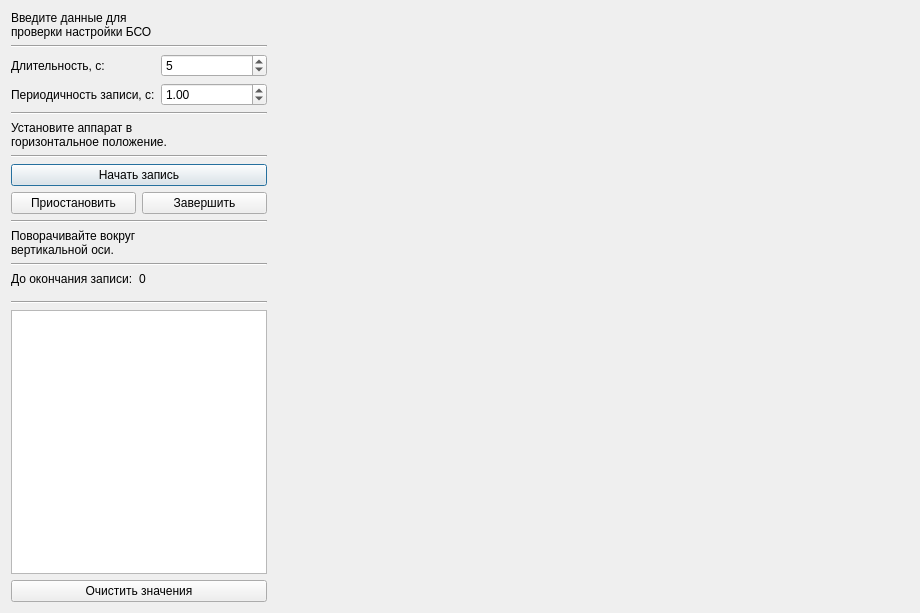
<?xml version="1.0" encoding="UTF-8"?>
<ui version="4.0">
 <class>SetupIMU_check</class>
 <widget class="QDialog" name="SetupIMU_check">
  <property name="geometry">
   <rect>
    <x>0</x>
    <y>0</y>
    <width>920</width>
    <height>613</height>
   </rect>
  </property>
  <property name="windowTitle">
   <string>Проверка настройки БСО</string>
  </property>
  <layout class="QVBoxLayout" name="verticalLayout">
   <item>
    <layout class="QHBoxLayout" name="horizontalLayout" stretch="0,3">
     <item>
      <layout class="QVBoxLayout" name="verticalLayout_2" stretch="0,0,0,0,0,0,0,0,0,0,0,0,0,1,0">
       <item>
        <widget class="QLabel" name="label_3">
         <property name="text">
          <string>Введите данные для
проверки настройки БСО</string>
         </property>
        </widget>
       </item>
       <item>
        <widget class="Line" name="line_2">
         <property name="orientation">
          <enum>Qt::Horizontal</enum>
         </property>
        </widget>
       </item>
       <item>
        <layout class="QFormLayout" name="formLayout_2">
         <item row="0" column="0">
          <widget class="QLabel" name="label">
           <property name="text">
            <string>Длительность, с:</string>
           </property>
          </widget>
         </item>
         <item row="0" column="1">
          <widget class="QSpinBox" name="spinBox_time">
           <property name="value">
            <number>5</number>
           </property>
          </widget>
         </item>
         <item row="1" column="0">
          <widget class="QLabel" name="label_2">
           <property name="text">
            <string>Периодичность записи, с:</string>
           </property>
          </widget>
         </item>
         <item row="1" column="1">
          <widget class="QDoubleSpinBox" name="doubleSpinBox_periodicity">
           <property name="value">
            <double>1.000000000000000</double>
           </property>
          </widget>
         </item>
        </layout>
       </item>
       <item>
        <widget class="Line" name="line">
         <property name="orientation">
          <enum>Qt::Horizontal</enum>
         </property>
        </widget>
       </item>
       <item>
        <widget class="QLabel" name="label_4">
         <property name="text">
          <string>Установите аппарат в 
горизонтальное положение.</string>
         </property>
        </widget>
       </item>
       <item>
        <widget class="Line" name="line_3">
         <property name="orientation">
          <enum>Qt::Horizontal</enum>
         </property>
        </widget>
       </item>
       <item>
        <widget class="QPushButton" name="pushButton_setupIMU_check_start">
         <property name="text">
          <string>Начать запись</string>
         </property>
        </widget>
       </item>
       <item>
        <layout class="QHBoxLayout" name="horizontalLayout_2" stretch="1,1">
         <item>
          <widget class="QPushButton" name="pushButton_setupIMU_check_pause">
           <property name="text">
            <string>Приостановить</string>
           </property>
          </widget>
         </item>
         <item>
          <widget class="QPushButton" name="pushButton_setupIMU_check_stop">
           <property name="text">
            <string>Завершить</string>
           </property>
          </widget>
         </item>
        </layout>
       </item>
       <item>
        <widget class="Line" name="line_5">
         <property name="orientation">
          <enum>Qt::Horizontal</enum>
         </property>
        </widget>
       </item>
       <item>
        <widget class="QLabel" name="label_5">
         <property name="text">
          <string>Поворачивайте вокруг 
вертикальной оси.</string>
         </property>
        </widget>
       </item>
       <item>
        <widget class="Line" name="line_6">
         <property name="orientation">
          <enum>Qt::Horizontal</enum>
         </property>
        </widget>
       </item>
       <item>
        <layout class="QFormLayout" name="formLayout">
         <item row="0" column="0">
          <widget class="QLabel" name="label_6">
           <property name="text">
            <string>До окончания записи:</string>
           </property>
          </widget>
         </item>
         <item row="0" column="1">
          <widget class="QLabel" name="label_setupIMU_check_timer">
           <property name="sizePolicy">
            <sizepolicy hsizetype="Preferred" vsizetype="Maximum">
             <horstretch>0</horstretch>
             <verstretch>0</verstretch>
            </sizepolicy>
           </property>
           <property name="text">
            <string>0</string>
           </property>
          </widget>
         </item>
         <item row="1" column="0">
          <widget class="Line" name="line_7">
           <property name="orientation">
            <enum>Qt::Horizontal</enum>
           </property>
          </widget>
         </item>
        </layout>
       </item>
       <item>
        <widget class="Line" name="line_4">
         <property name="orientation">
          <enum>Qt::Horizontal</enum>
         </property>
        </widget>
       </item>
       <item>
        <widget class="QTableWidget" name="tableWidget"/>
       </item>
       <item>
        <widget class="QPushButton" name="pushButton_setupIMU_check_reset">
         <property name="text">
          <string>Очистить значения</string>
         </property>
        </widget>
       </item>
      </layout>
     </item>
     <item>
      <layout class="QVBoxLayout" name="verticalLayout_map"/>
     </item>
    </layout>
   </item>
  </layout>
 </widget>
 <resources/>
 <connections/>
</ui>
